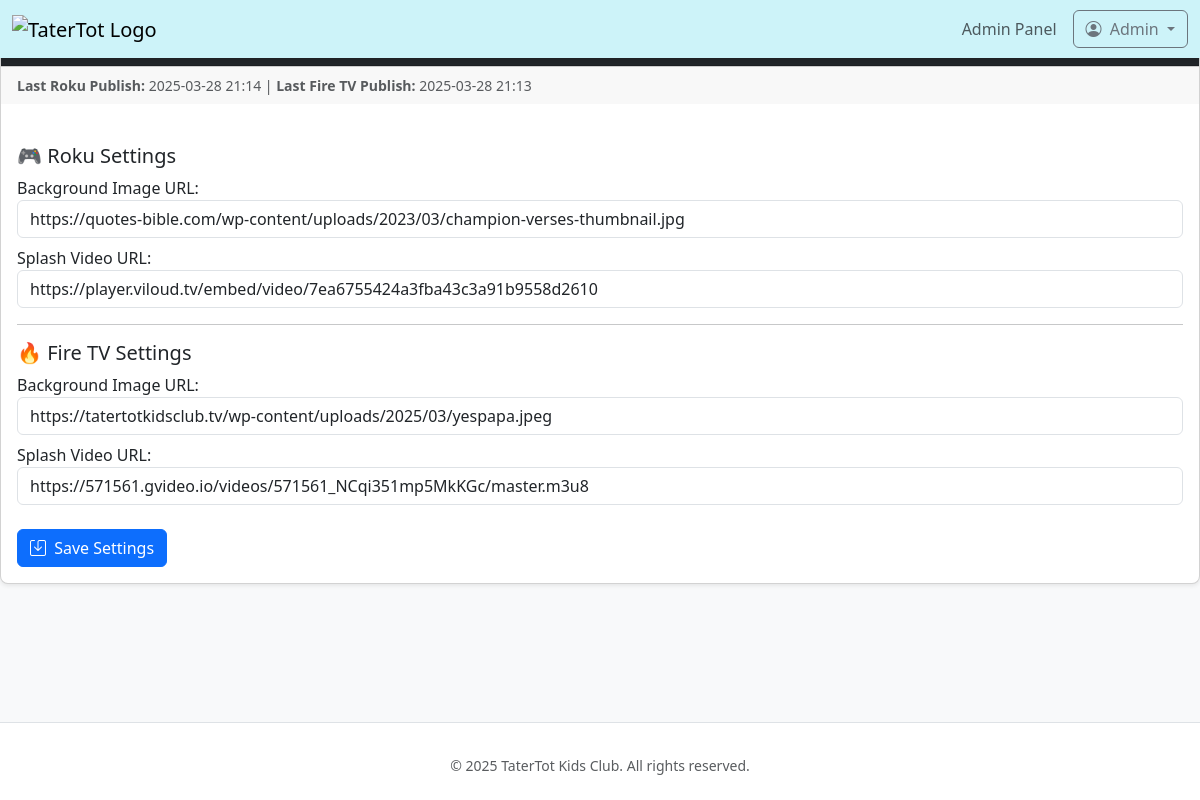
Page /settings/ (signed in) on the committed database.
### base/models.py (models this page shows, shortened)
class AppSettings(models.Model):
    roku_background_image_url = models.URLField(max_length=500, blank=True)
    roku_splash_video_url = models.URLField(max_length=500, blank=True)
    last_roku_publish = models.DateTimeField(null=True, blank=True)
    firetv_background_image_url = models.URLField(max_length=500, blank=True)
    firetv_splash_video_url = models.URLField(max_length=500, blank=True)
    last_firetv_publish = models.DateTimeField(null=True, blank=True)
    class Meta:
        verbose_name_plural = "App Settings"
    @classmethod
    def get_settings(cls):
        settings, created = cls.objects.get_or_create(pk=1)
        return settings

### base/views.py (the view)
# urls.py: path('settings/', views.settings, name='settings'),
@login_required
def settings(request):
    shows = Show.objects.prefetch_related('episodes').order_by('order')
    settings = AppSettings.get_settings()
    settings_form = AppSettingsForm(instance=settings)
    return render(request, 'settings.html', {
        'shows': shows,
        'app_settings': settings,
        'settings_form': settings_form,
    })

### base/forms.py
class AppSettingsForm(forms.ModelForm):
    class Meta:
        model = AppSettings
        fields = [
            'roku_background_image_url',
            'roku_splash_video_url',
            'firetv_background_image_url',
            'firetv_splash_video_url',
        ]

### templates/settings.html (shortened to what this page needs)
{% extends 'base.html' %}
{% load static %}
{% block content %}
<div class="card mt-4 shadow-sm rounded-3">
    <div class="card-header bg-dark text-white">
        <h5 class="mb-0">App Settings</h5>
    </div>
    <div class="card-footer small text-muted">
        <strong>Last Roku Publish:</strong> {{ app_settings.last_roku_publish|date:"Y-m-d H:i" }} |
        <strong>Last Fire TV Publish:</strong> {{ app_settings.last_firetv_publish|date:"Y-m-d H:i" }}
    </div>
    <br>
    <div class="card-body">
        <form method="POST" action="{% url 'update_settings' %}">
            <h5>🎮 Roku Settings</h5>
            <label for="id_roku_background_image_url">Background Image URL:</label>
            <input type="url" class="form-control" name="roku_background_image_url" id="id_roku_background_image_url" value="{{ app_settings.roku_background_image_url }}">
            <label for="id_roku_splash_video_url" class="mt-2">Splash Video URL:</label>
            <input type="url" class="form-control" name="roku_splash_video_url" id="id_roku_splash_video_url" value="{{ app_settings.roku_splash_video_url }}">
            <hr>
            <h5>🔥 Fire TV Settings</h5>
            <label for="id_firetv_background_image_url">Background Image URL:</label>
            <input type="url" class="form-control" name="firetv_background_image_url" id="id_firetv_background_image_url" value="{{ app_settings.firetv_background_image_url }}">
            <label for="id_firetv_splash_video_url" class="mt-2">Splash Video URL:</label>
            <input type="url" class="form-control" name="firetv_splash_video_url" id="id_firetv_splash_video_url" value="{{ app_settings.firetv_splash_video_url }}">
            <button type="submit" class="btn btn-primary mt-4">
                <i class="bi bi-save me-1"></i> Save Settings
            </button>
        </form>
    </div>
</div>
{% endblock %}

### templates/base.html (shortened to what this page needs)
{% load static %}
<!DOCTYPE html>
<html lang="en">
<head>
    <link href="https://cdn.jsdelivr.net/npm/bootstrap@5.3.0-alpha1/dist/css/bootstrap.min.css" rel="stylesheet">
    <link rel="stylesheet" href="https://cdn.jsdelivr.net/npm/bootstrap-icons@1.8.1/font/bootstrap-icons.css">
</head>
<body>
    <nav class="navbar navbar-expand-lg navbar-light bg-white fixed-top shadow-sm" style="background-color: #CDF3F9!important;">
        <div class="container-fluid">
            <a class="navbar-brand" href="{% url 'dashboard' %}">
                <img src="https://irp.cdn-website.com/0790d9b3/dms3rep/multi/TT+logo.png" alt="TaterTot Logo" height="40" width="40">
            </a>
            <div class="d-flex align-items-center">
                <span class="me-3 text-muted">Admin Panel</span>
                <div class="dropdown">
                    {% if user.is_authenticated %}
                    <button class="btn btn-outline-secondary dropdown-toggle" type="button" id="userDropdown" data-bs-toggle="dropdown" aria-expanded="false">
                        <i class="bi bi-person-circle me-1"></i> Admin
                    </button>
                    {% endif %}
                </div>
            </div>
        </div>
    </nav>
    {% block content %} {% endblock %}
    <footer class="footer py-2 fixed-bottom">
        <div class="container-fluid">
            <div class="row align-items-center">
                <div class="text-center mt-4">
                    <p class="text-muted small">
                        &copy; {% now "Y" %} TaterTot Kids Club. All rights reserved.
                    </p>
                </div>
            </div>
        </div>
    </footer>
</body>
</html>

### templates/base.html (style rules this page uses)
body { background-color: #f8f9fa; }
.card-header { border-radius: 10px 10px 0 0 !important; }
.footer { background-color: #fff; border-top: 1px solid #dee2e6; }

### rows in the picture
AppSettings: last_roku_publish "2025-03-28 21:14", last_firetv_publish "2025-03-28 21:13", roku_background_image_url "https://quotes-bible.com/wp-content/uploads/2023/03/champion-verses-thumbnail.jpg", roku_splash_video_url "https://player.viloud.tv/embed/video/7ea6755424a3fba43c3a91b9558d2610", firetv_background_image_url "https://tatertotkidsclub.tv/wp-content/uploads/2025/03/yespapa.jpeg", firetv_splash_video_url "https://571561.gvideo.io/videos/571561_NCqi351mp5MkKGc/master.m3u8"
